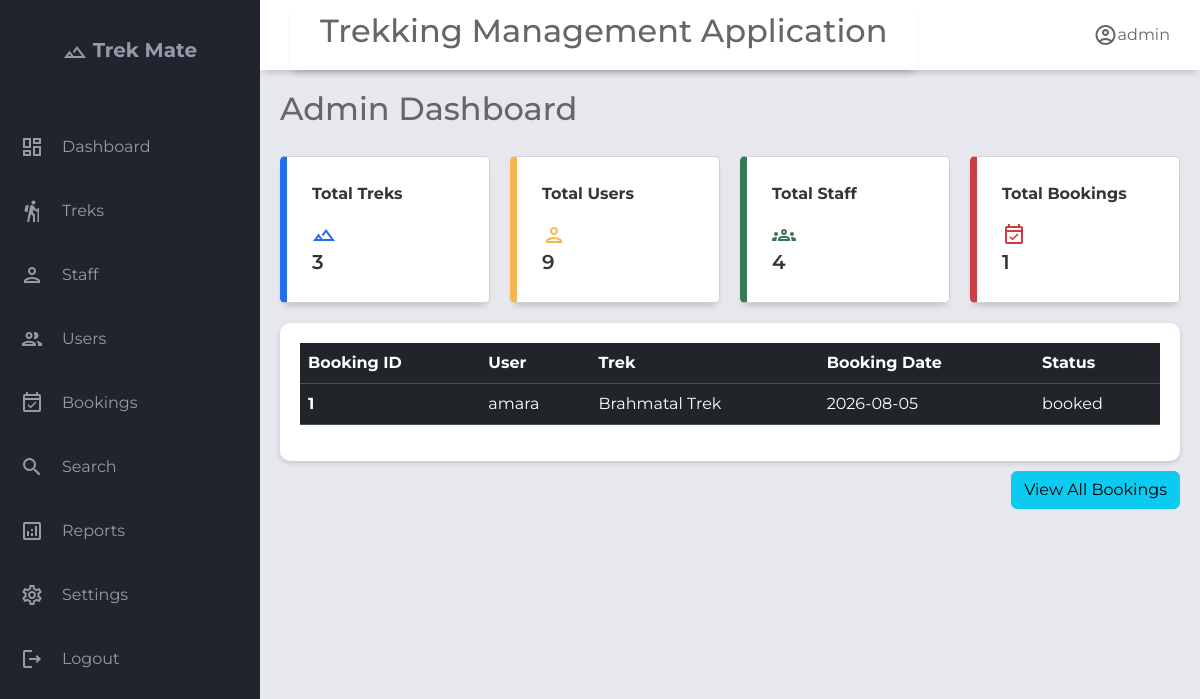
/admin, run on an earlier commit of the app's database.
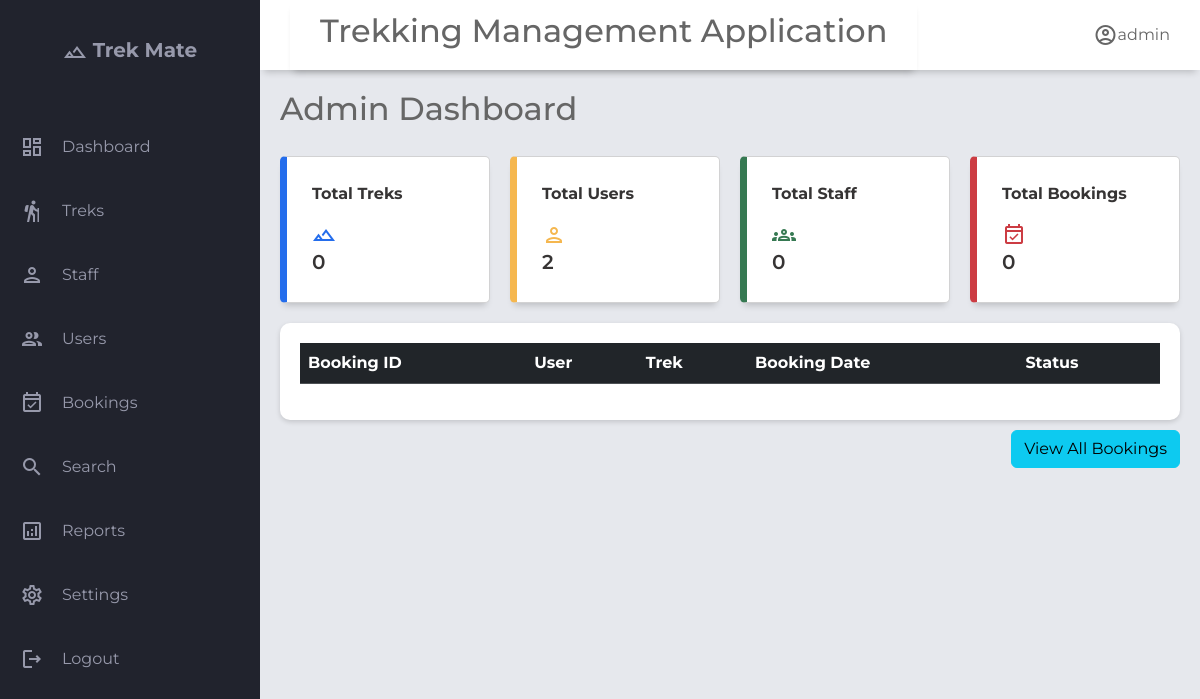
And on a later commit of the database.
### application/models.py (models this page shows)
class Booking(db.Model):
    __tablename__='booking'
    id                  = db.Column(db.Integer, primary_key=True)
    user_id             = db.Column(db.Integer, db.ForeignKey('user.id'), nullable=False)
    trek_id             = db.Column(db.Integer, db.ForeignKey('trek.id'), nullable=False)
    booking_date        = db.Column(db.DateTime, default=db.func.now())
    booking_status      = db.Column(Enum('booked','cancelled','completed',name='booking_status'), nullable=False, default='booked')   # booked | cancelled | completed
    payment_status      = db.Column(Enum('unpaid','partial','paid','refunded',name='payment_status'), nullable=False, default='unpaid')   # unpaid | partial | paid | refunded
    num_participants    = db.Column(db.Integer, default=1)
    total_amount        = db.Column(db.Float, nullable=True)
    amount_paid         = db.Column(db.Float, default=0.0)
    notes               = db.Column(db.Text, nullable=True)
    cancelled_at        = db.Column(db.DateTime, nullable=True)
    cancellation_reason = db.Column(db.Text, nullable=True)
    created_at          = db.Column(db.DateTime, default=db.func.now())
    updated_at          = db.Column(db.DateTime, onupdate=db.func.now())
    trek=db.relationship('Trek',back_populates='bookings',lazy=True)#one to many relationship #each booking belong to one trek
    user=db.relationship('User',back_populates='bookings',lazy=True)#one to many relationship

class User(db.Model):
    __tablename__='user'
    id= db.Column(db.Integer, primary_key=True)
    username=db.Column(db.String(),unique=True,nullable=False)
    email=db.Column(db.String(),unique=True,nullable=False)
    password=db.Column(db.String(),nullable=False)
    full_name        = db.Column(db.String(), nullable=True)
    phone            = db.Column(db.String(), nullable=True)
    role=db.Column(Enum('admin','trek staff','trekker',name='user_role'),nullable=False,default='trekker')# admin | trek staff | trekker
    is_blacklisted=db.Column(db.Boolean,default=False)
    blacklist_reason=db.Column(db.Text,nullable=True)
    is_active=db.Column(db.Boolean,default=True)
    created_at       = db.Column(db.DateTime, default=db.func.now())
    updated_at       = db.Column(db.DateTime, onupdate=db.func.now())
    bookings=db.relationship('Booking',lazy=True, back_populates='user')
    staff_profile=db.relationship('Staff_profile',lazy=True,uselist=False,back_populates='user') #uselist= False means One-to-one (single object) while default it is one-to-many

class Trek(db.Model):
    __tablename__='trek'
    id              = db.Column(db.Integer, primary_key=True)
    name            = db.Column(db.String(), nullable=False)
    description     = db.Column(db.Text, nullable=True)
    location        = db.Column(db.String(), nullable=True)
    difficulty      = db.Column(db.String(), nullable=False, default='moderate')  # easy | moderate | hard
    duration_days   = db.Column(db.Integer, nullable=False)
    start_date      = db.Column(db.DateTime, nullable=True)
    end_date        = db.Column(db.DateTime, nullable=True)
    max_slots       = db.Column(db.Integer, nullable=False, default=20)
    available_slots = db.Column(db.Integer, nullable=False, default=20)
    price           = db.Column(db.Numeric, nullable=False, default=0.0)
    status          = db.Column(Enum('pending','approved','open','closed','completed','cancelled',name='trek_status'),nullable=False, default='pending')  # pending | approved | open | closed | completed | cancelled
    created_at      = db.Column(db.DateTime, default=db.func.now())
    updated_at      = db.Column(db.DateTime, onupdate=db.func.now())
    assigned_staffs=db.relationship('Staff_profile',secondary='trek_staff_assignment',lazy=True,back_populates='assigned_treks')#many to many relationship
    bookings=db.relationship('Booking',back_populates='trek',lazy=True)#one to many relationship as one trek can have multiple bookings but not other side, as one booking can belong to a single trek

### application/controller.py (the view)
@app.route("/admin")
def admin():
    user=User.query.filter_by(role="admin").first()
    recent_bookings=Booking.query.order_by(Booking.created_at.desc()).limit(4).all()
    treks_count=Trek.query.count()
    user_count=User.query.count()
    staff_count=User.query.filter_by(role="trek staff").count()
    bookings_count=Booking.query.count()
    return render_template("admin_dashboard.html",user=user,recent_bookings=recent_bookings,treks_count=treks_count,user_count=user_count,staff_count=staff_count,bookings_count=bookings_count)

### templates/admin_dashboard.html (shortened to what this page needs)
{% extends "base.html" %}
{% block header_title %}
Admin Dashboard
{% endblock %}
{% block content %}
<div class="main-cards">
    <div class="card">
        <div class="class-inner">
            <p class="text-most-important">Total Treks</p>
            <span class="material-icons-outlined text-blue ">landscape</span>
        </div>
        <span class="text-most-important font-weight-bold">{{treks_count}}</span>
    </div>
    <div class="card">
        <div class="class-inner">
            <p class="text-most-important">Total Users</p>
            <span class="material-icons-outlined text-orange">person</span>
        </div>
        <span class="text-most-important font-weight-bold">{{user_count}}</span>
    </div>
    <div class="card">
        <div class="class-inner">
            <p class="text-most-important">Total Staff</p>
            <span class="material-icons-outlined text-green">groups</span>
        </div>
        <span class="text-most-important font-weight-bold">{{staff_count}}</span>
    </div>
    <div class="card">
        <div class="class-inner">
            <p class="text-most-important">Total Bookings</p>
            <span class="material-icons-outlined text-red">event_available</span>
        </div>
        <span class="text-most-important font-weight-bold">{{bookings_count}}</span>
    </div>
</div>
<section class="table-section">
    <div class="table-content">
        <table class="table table-dark table-hover">
            <thead>
                <tr>
                    <th scope="col">Booking ID</th>
                    <th scope="col">User</th>
                    <th scope="col">Trek</th>
                    <th scope="col">Booking Date</th>
                    <th scope="col">Status</th>
                </tr>
            </thead>
            <tbody class="table-hover">
                {%for booking in recent_bookings%}
                <tr>
                    <th scope="row">{{booking.id}}</th>
                    <td>{{booking.user.username}}</td>
                    <td>{{booking.trek.name}}</td>
                    <td>{{booking.booking_date.strftime("%Y-%m-%d")}}</td>
                    <td>{{booking.booking_status}}</td>
                </tr>
                {% endfor %}
            </tbody>
        </table>
    </div>
    <div class="button" style="display:flex; justify-content: flex-end;">
        <a href="/admin/bookings" style="margin-top:10px; text-decoration: none;">
            <button type="button" class="btn btn-info">View All Bookings </button>
        </a>
    </div>
</section>
{% endblock %}

What changed in the data, as far as the page shows it:
removed Booking: id "1", user.username "amara", trek.name "Brahmatal Trek", booking_date "2026-08-05", booking_status "booked"
Also different on the page:
{{ treks_count }}: "3" → "0"
{{ user_count }}: "9" → "2"
{{ staff_count }}: "4" → "0"
{{ bookings_count }}: "1" → "0"
